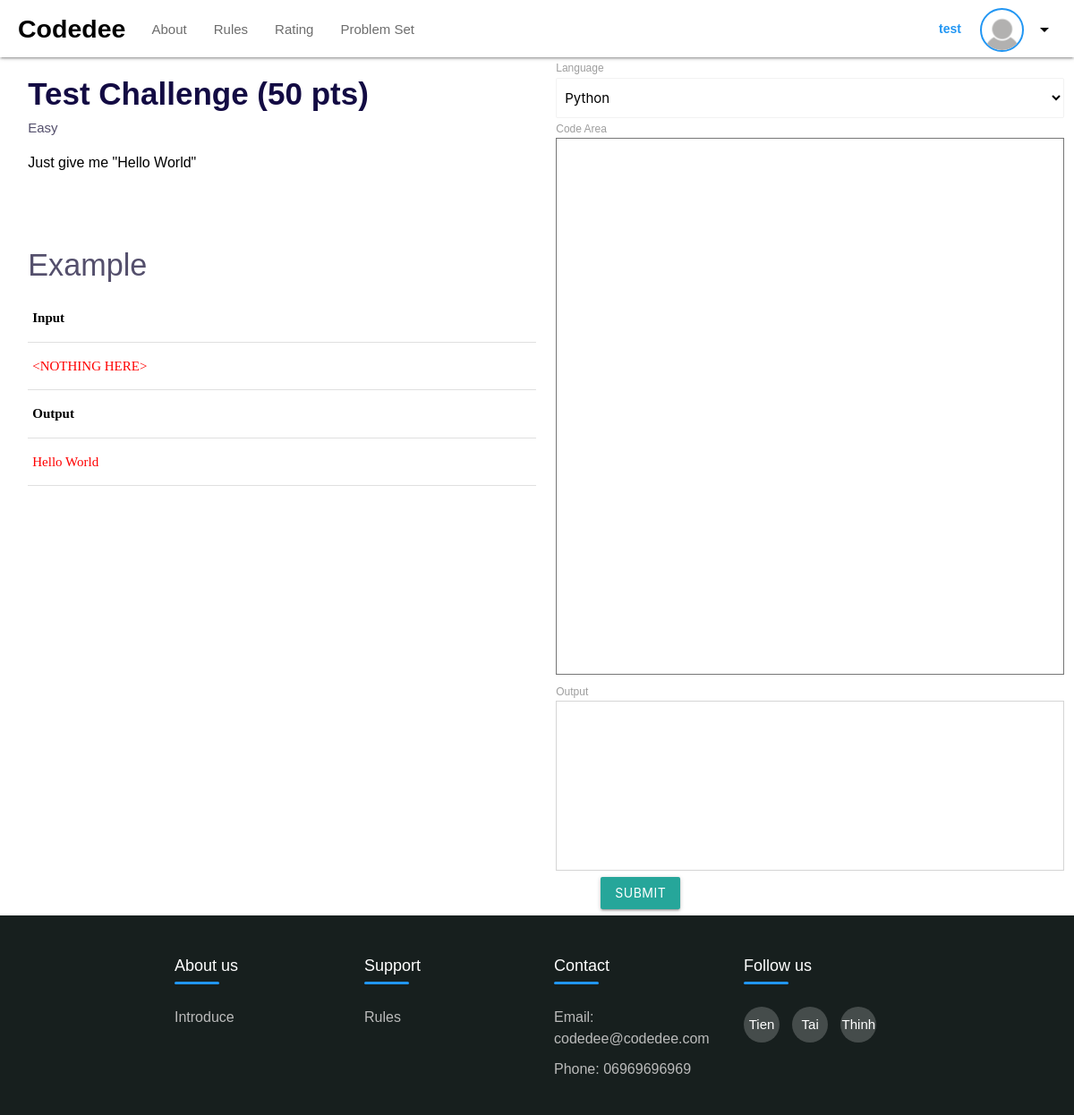
Page /problem/1/ (signed in) on the committed database.
### home/models.py (models this page shows, shortened)
class User(AbstractUser):
    username = models.CharField(unique=True, max_length=200, null=True)
    bio = models.TextField(null=False, default="Hello Codedee User", blank=True)
    avatar = models.ImageField(null=True, default="avatar.png", blank=False)
    points = models.IntegerField(null=False, default=100, blank=False)
    solved_chall = models.ManyToManyField(Problem, blank=True)

class Problem(models.Model):
    id = models.IntegerField(primary_key=True)
    problemName = models.CharField(unique=True, max_length=50, null=True)
    difficulty = models.CharField(null=True, max_length=15, blank=False)
    description = models.TextField(null=False, blank=False)
    short_des = models.TextField(null=True, blank=False)
    points = models.IntegerField(null=False, default=0, blank=False)
    icon = models.CharField(null=True, blank=False, max_length=30)
    testcase = models.TextField(null=False, blank=True)
    result = models.TextField(null=False, blank=True)

### home/views.py (the view, shortened to what this page needs)
# urls.py: path('problem/<str:id>/', views.problemPage, name='problem'),
@login_required(login_url="login")
def problemPage(request, id):
    problem = Problem.objects.filter(id=id)
    prob = Problem.objects.get(id=id)
    user = request.user
    codeareadata = ""
    lang = ""
    output = ""
    res = prob.result
    noti = ""
    return render(
        request,
        "pages/problem.html",
        {"problems": problem, "code": codeareadata, "output": output, "noti": noti},
    )

### home/templatetags/markdown_extras.py (called while the page is built)
@register.filter()
@stringfilter
def markdown(value):
    return md.markdown(value, extensions=['markdown.extensions.fenced_code'])

### home/templates/pages/problem.html (shortened to what this page needs)
{% extends 'pages/index.html' %}
{% load markdown_extras %}
{% block main-container-content %}
<div class="row">
    <div class="problem_area">
        <div class="col s6">
            {% for problems in problems %}
                <ul>
                    <li class="big-message-main-page">{{ problems.problemName }} ({{ problems.points }} pts)</li>
                    <li class="problem_difficulty">{{ problems.difficulty }}</li>
                    <li class="problem_description">{{ problems.description | markdown | safe | linebreaks}}</li>
                </ul>
                <br><br><h4>Example</h4>
                <table>
                    <tr>
                        <th style="color: black; font-size: 15px; font-family: Consolas;">Input</th>
                    </tr>
                    <tr>
                        <td style="color: red; font-family: Consolas;">{{ problems.testcase }}</td>
                    </tr>
                </table>
                <table>
                    <tr>
                        <th style="color: black; font-size: 15px; font-family: Consolas;">Output</th>
                    </tr>
                    <tr>
                        <td style="color: red; font-family: Consolas;">{{ problems.result }}</td>
                        <td> {{ noti }} </td>
                    </tr>
                </table>
            {% endfor %}
        </div>
        <div class="col s6">
            {% include 'pages/code_editor.html' %}
        </div>
    </div>
</div>
{% endblock %}

### home/templates/pages/navbar.html (shortened to what this page needs)
<div class="navbar-fixed">
    <nav>
      <div class="nav-wrapper white darken-2 custom-shadow">
        <a href="{% url 'index' %}" class="brand-logo black-text left">Codedee</a>
        <div class="nav-elements">
          <ul class="left">
            <li><a href="{% url 'about' %}" class="waves-effect waves-teal {% if request.resolver_match.url_name == 'about' %}blue-text active-nav-ele{% endif %}" style="color:#6D6D6D;">About</a></li>
            <li><a href="{% url 'rules' %}" class="waves-effect waves-teal {% if request.resolver_match.url_name == 'rules' %}blue-text active-nav-ele{% endif %}" style="color:#6D6D6D;">Rules</a></li>
            <li><a href="{% url 'ranking' %}" class="waves-effect waves-teal {% if request.resolver_match.url_name == 'ranking' %}blue-text active-nav-ele{% endif %}" style="color:#6D6D6D;">Rating</a></li>
            <li><a href="{% url 'problem_set' %}" class="waves-effect waves-teal {% if request.resolver_match.url_name == 'problem_set' %}blue-text active-nav-ele{% endif %}" style="color:#6D6D6D;">Problem Set</a></li>
          </ul>
          <ul class="right hide-on-med-and-down">
            {% if request.user.is_authenticated %}
              <li><a href="{% url 'profile' request.user.username %}" class="btn-flat sign-in-float-btn waves-effect waves-light" style="text-transform: none;margin-right: -10px;">{{request.user.username}}</a></li>
              <li>{% include 'pages/dropdown_profile.html' %}</li>
            {% else %}
              <li><a href="{% url 'login' %}" class="btn-flat sign-in-float-btn waves-effect waves-light" style="text-transform: none;margin-right: -10px;">Log in</a></li>
              <li><a href="{% url 'register' %}" class="waves-effect waves-light blue btn sign-up-btn">Register</a></li>
            {% endif %}
          </ul>
        </div>
      </div>
    </nav>
  </div>

### home/templates/pages/dropdown_profile.html (shortened to what this page needs)
    <div class="hmm">
        <div class="dropdown_header">
            <a href='{% url 'profile' request.user.username %}'>
                <div class="dropdown_avatar avatar--medium">
                    <img src="{{ request.user.avatar.url }}"/>
                </div>
            </a>
            <button class="dropdown-trigger" data-target="dropdown1">
                <i class="material-icons">arrow_drop_down</i>
            </button>
        </div>

### home/static/css/footer.css (style rules this page uses)
ul { list-style: none; }

### home/templates/pages/code_editor.html (style rules this page uses)
* { box-sizing: border-box; font-family: 'Lucida Sans', 'Lucida Sans Regular', 'Lucida Grande', 'Lucida Sans Unicode', Geneva, Verdana, sans-serif; }

### rows in the picture
User: user.username "test", user.avatar (placeholder picture)
Problem: problemName "Test Challenge", points "50", difficulty "Easy", description "Just give me \"Hello World\"", testcase "<NOTHING HERE>", result "Hello World"
